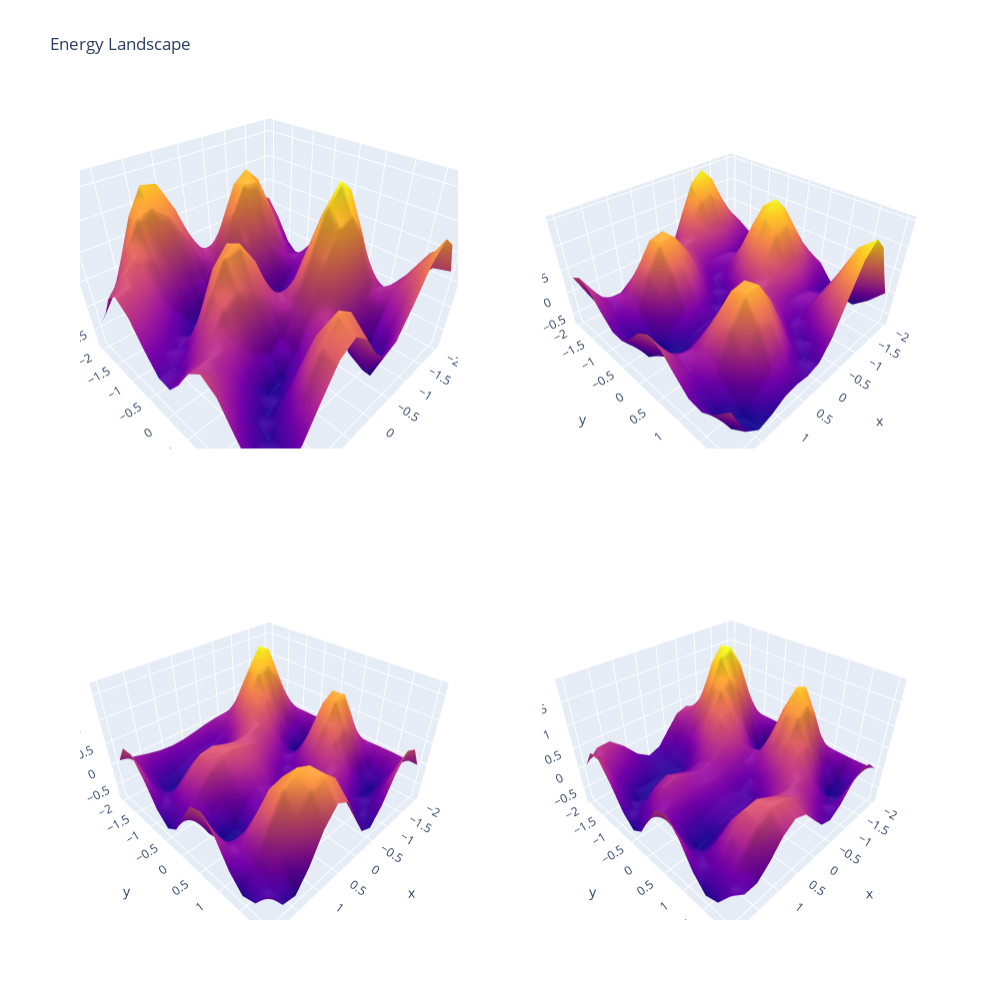

The cell this chart's notebook holds for it:
### Markdown cell above
Calculating landscape for all parameter in the range and visualize the result

### Code cell
fig = make_subplots(
    rows=p, cols=p,
#    specs=[[{'type': 'surface'},{'type': 'surface'}, {'type': 'surface'}], #Still need to automate this part
#           [{'type': 'surface'},{'type': 'surface'}, {'type': 'surface'}],
#           [{'type': 'surface'},{'type': 'surface'}, {'type': 'surface'}]])

     specs=[[{'type': 'surface'},{'type': 'surface'}], #Still need to automate this part
           [{'type': 'surface'},{'type': 'surface'}]])

for gamma_d in range(len(gamma_in)):
    for beta_d in range(len(gamma_in)):
        landscape=np.zeros((len(gamma0),len(beta0)))
        for k in range(len(gamma0)):
            for l in range(len(beta0)):
                #creating x0
                temp_gamma=gamma_in
                temp_gamma[gamma_d]=gamma0[k]
                temp_beta=beta_in
                temp_beta[beta_d]=beta0[l]
                x0=np.append(temp_gamma,temp_beta)
                #print(x0)

                #res=minimize(AveEnergy,x0,arg,method='Nelder-Mead')
                #z[k][l]=res.fun
                landscape[k][l]=AveEnergy(x0,*arg)
                #print(z[k][l])
        fig.add_trace(
        go.Surface(x=X, y=Y, z=landscape, showscale=False),
        row=gamma_d+1, col=beta_d+1)
                
fig.update_layout(
    title_text='Energy Landscape',
    height=1000,
    width=1000
)

fig.show()

### Figure 1 — Plotly figure (JSON) as saved in the notebook; plotly's stock layout.template omitted (floating-point values rounded to 4 significant figures; data arrays with more than 128 entries replaced by an {"elided": "..."} marker saying what was removed)
{"data": [{"scene": "scene", "showscale": false, "type": "surface", "x": {"elided": "15x15 float values"}, "y": {"elided": "15x15 float values"}, "z": {"elided": "15x15 float values"}}, {"scene": "scene2", "showscale": false, "type": "surface", "x": {"elided": "15x15 float values"}, "y": {"elided": "15x15 float values"}, "z": {"elided": "15x15 float values"}}, {"scene": "scene3", "showscale": false, "type": "surface", "x": {"elided": "15x15 float values"}, "y": {"elided": "15x15 float values"}, "z": {"elided": "15x15 float values"}}, {"scene": "scene4", "showscale": false, "type": "surface", "x": {"elided": "15x15 float values"}, "y": {"elided": "15x15 float values"}, "z": {"elided": "15x15 float values"}}], "layout": {"height": 1000, "scene": {"aspectmode": "auto", "aspectratio": {"x": 1.108, "y": 1.108, "z": 0.8148}, "camera": {"center": {"x": 0, "y": 0, "z": 0}, "eye": {"x": 0.9901, "y": 0.9901, "z": 0.9901}, "projection": {"type": "perspective"}, "up": {"x": 0, "y": 0, "z": 1}}, "domain": {"x": [0, 0.45], "y": [0.575, 1]}}, "scene2": {"aspectmode": "auto", "aspectratio": {"x": 1.229, "y": 1.229, "z": 0.6618}, "domain": {"x": [0.55, 1], "y": [0.575, 1]}}, "scene3": {"aspectmode": "auto", "aspectratio": {"x": 1.183, "y": 1.183, "z": 0.7151}, "domain": {"x": [0, 0.45], "y": [0, 0.425]}}, "scene4": {"aspectmode": "auto", "aspectratio": {"x": 1.151, "y": 1.151, "z": 0.7549}, "domain": {"x": [0.55, 1], "y": [0, 0.425]}}, "title": {"text": "Energy Landscape"}, "width": 1000}}
